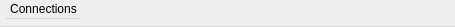
<?xml version="1.0" encoding="UTF-8"?>
<ui version="4.0">
 <class>MenuBar</class>
 <widget class="QMenuBar" name="MenuBar">
  <property name="geometry">
   <rect>
    <x>0</x>
    <y>0</y>
    <width>455</width>
    <height>27</height>
   </rect>
  </property>
  <property name="sizePolicy">
   <sizepolicy hsizetype="Expanding" vsizetype="Expanding">
    <horstretch>0</horstretch>
    <verstretch>0</verstretch>
   </sizepolicy>
  </property>
  <widget class="QMenu" name="menuBlubb_hier_ist_die_Menubar">
   <property name="title">
    <string>Connections</string>
   </property>
   <addaction name="actionMenu_One"/>
  </widget>
  <action name="actionMenu_One">
   <property name="text">
    <string>New zookeeper Server</string>
   </property>
  </action>
  <addaction name="menuBlubb_hier_ist_die_Menubar"/>
 </widget>
 <resources/>
 <connections/>
</ui>
